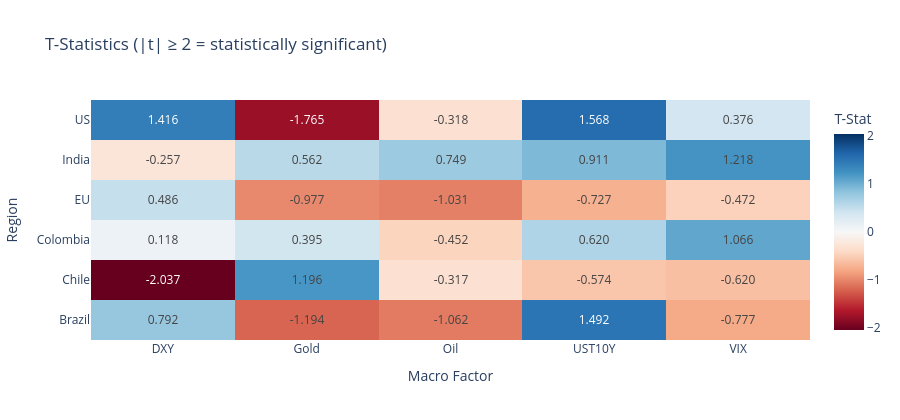

Here is the notebook cell this chart was saved with:
### Code cell
plot_beta_heatmap(reg_summary, value_col='T-Stat').show()

### Figure 1 — Plotly figure (JSON) as saved in the notebook; plotly's stock layout.template omitted (floating-point values rounded to 4 significant figures)
{"data": [{"colorbar": {"title": {"text": "T-Stat"}}, "colorscale": [[0, "rgb(103,0,31)"], [0.1, "rgb(178,24,43)"], [0.2, "rgb(214,96,77)"], [0.3, "rgb(244,165,130)"], [0.4, "rgb(253,219,199)"], [0.5, "rgb(247,247,247)"], [0.6, "rgb(209,229,240)"], [0.7, "rgb(146,197,222)"], [0.8, "rgb(67,147,195)"], [0.9, "rgb(33,102,172)"], [1, "rgb(5,48,97)"]], "text": [["0.792", "-1.194", "-1.062", "1.492", "-0.777"], ["-2.037", "1.196", "-0.317", "-0.574", "-0.620"], ["0.118", "0.395", "-0.452", "0.620", "1.066"], ["0.486", "-0.977", "-1.031", "-0.727", "-0.472"], ["-0.257", "0.562", "0.749", "0.911", "1.218"], ["1.416", "-1.765", "-0.318", "1.568", "0.376"]], "texttemplate": "%{text}", "type": "heatmap", "x": ["DXY", "Gold", "Oil", "UST10Y", "VIX"], "y": ["Brazil", "Chile", "Colombia", "EU", "India", "US"], "z": [[0.7917, -1.194, -1.062, 1.492, -0.7768], [-2.037, 1.196, -0.3167, -0.5744, -0.6198], [0.1176, 0.3952, -0.4517, 0.6197, 1.066], [0.4862, -0.9771, -1.031, -0.7273, -0.472], [-0.2569, 0.5619, 0.7493, 0.9109, 1.218], [1.416, -1.765, -0.3178, 1.568, 0.3763]], "zmax": 2.037, "zmid": 0, "zmin": -2.037}], "layout": {"height": 420, "title": {"text": "T-Statistics (|t| ≥ 2 = statistically significant)"}, "width": 900, "xaxis": {"title": {"text": "Macro Factor"}}, "yaxis": {"title": {"text": "Region"}}}}
